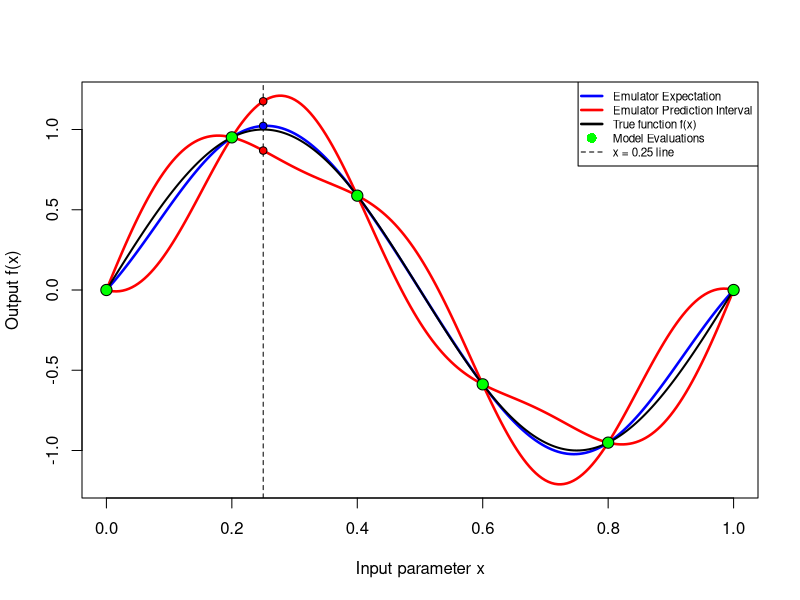
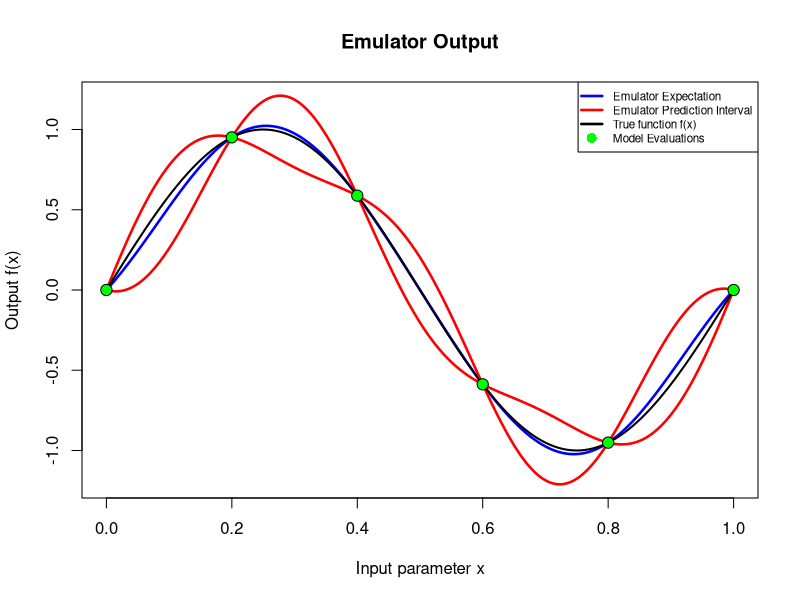
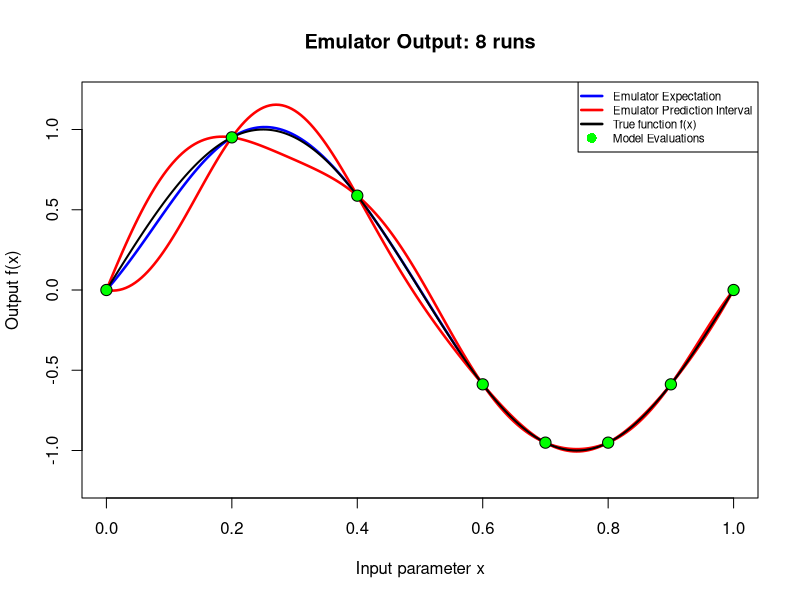
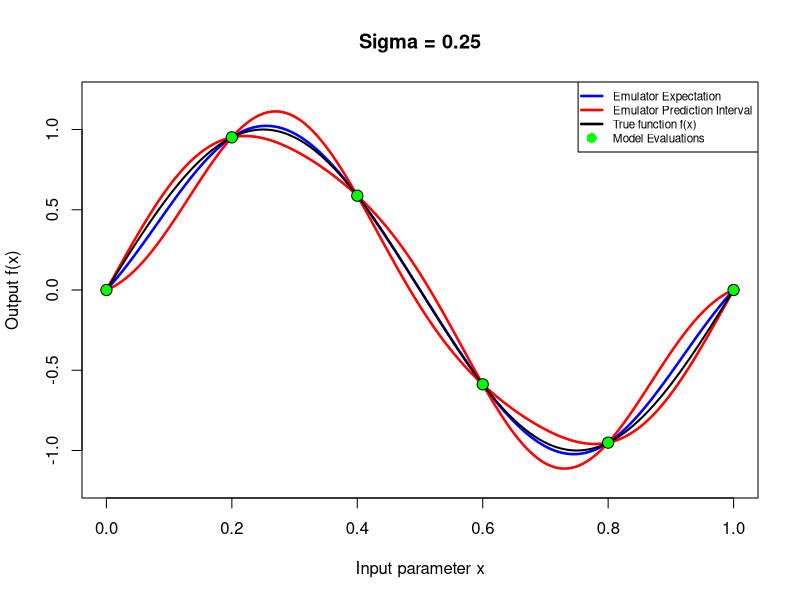
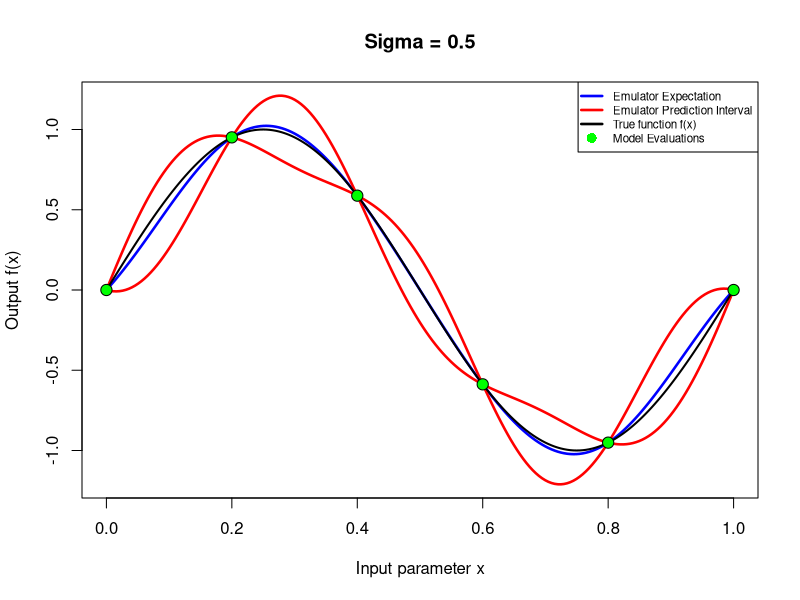
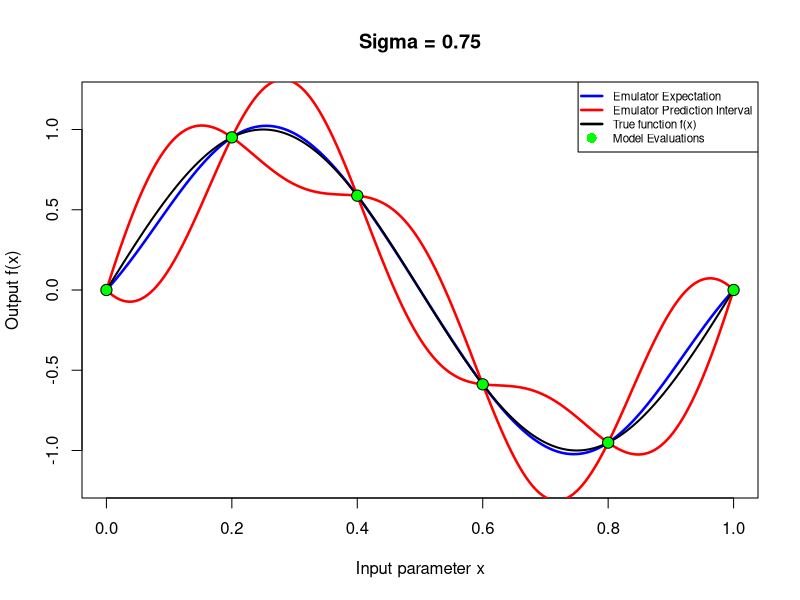
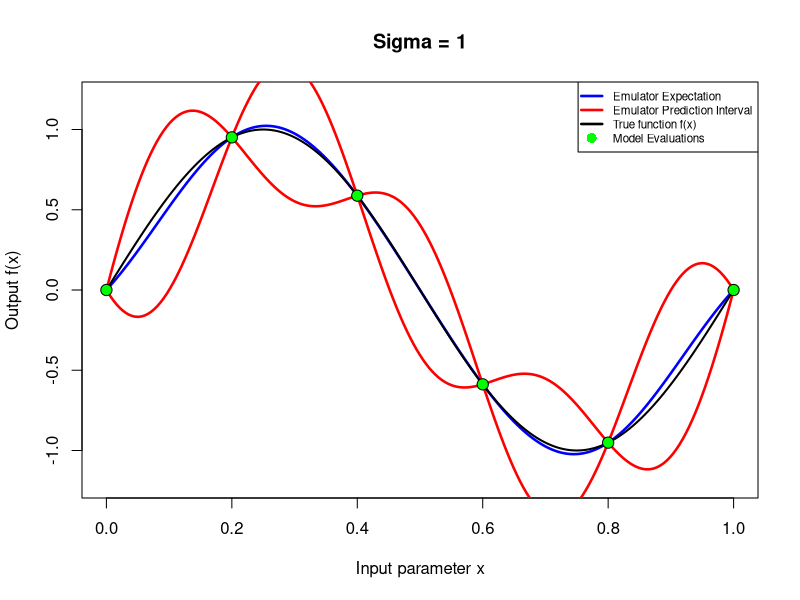
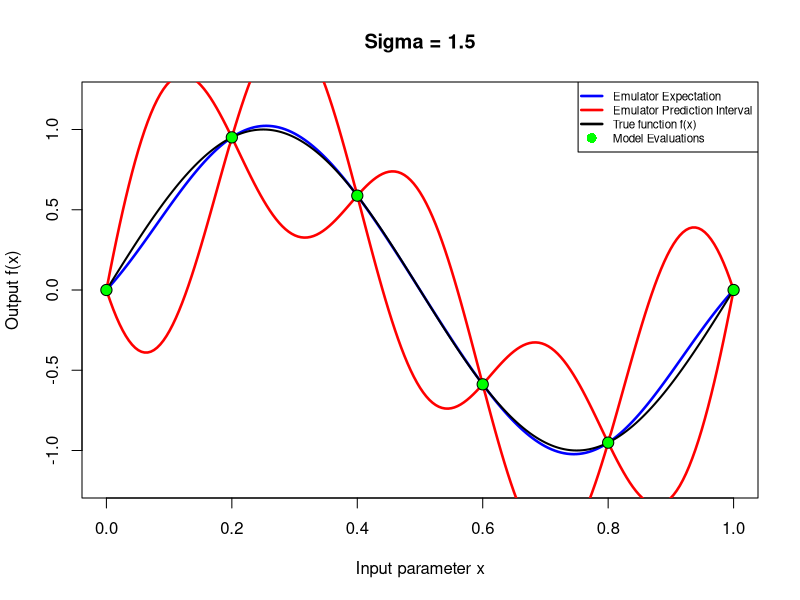

Generate these figures, in order, with R:
## 2. Creating an Emulator

# Defining the actual computer model / simulator
f <- function(x) sin(2*pi*x)

# Define the run locations
xD <- seq(0, 1, 0.2)
xD

# Perform 6 runs of model f and store as D
D <- f(xD)
D

n <- length(D)
n

# Define the Gaussian covariance structure of the emulator
theta <- 0.25     # correlation length
sigma <- 0.5      # prior standard deviation

Cov_fx_fxdash <- function(x, xdash) sigma^2 * exp(-(x-xdash)^2/theta^2)     # covariance structure

E_f = 0         # prior expectation

# Now we define the 5 objects required to perform the Bayes Linear adjustment
# Expectation of the runs D
E_D <- rep(E_f, n)
E_D

# Variance matrix for runs D
Var_D <- matrix(0, nrow=n, ncol=n)
for(i in 1:n) {
  for(j in 1:n) {
    Var_D[i, j] <- Cov_fx_fxdash(xD[i], xD[j])
  }
}
Var_D

# Expectation of f(x)
E_fx <- E_f
E_fx

# Variance of f(x)
Var_fx <- sigma^2
Var_fx

# Decide on the x value to evaluate the emulator at, then construct Cov[f(x), D] row vector
x <- 0.25

Cov_fx_D <- matrix(0, nrow=1, ncol=n)
for(j in 1:n){
  Cov_fx_D[1,j] <- Cov_fx_fxdash(x, xD[j])
}

# Now we can perform the Bayes Linear adjustment
# The BL adjusted expectation
ED_fx <- E_fx + Cov_fx_D %*% solve(Var_D) %*% (D - E_D)

# The BL adjusted variance
VarD_fx <- Var_fx - Cov_fx_D %*% solve(Var_D) %*% t(Cov_fx_D)



## 3. Emulating Many Points: Creating an Emulator Function

# Simple Bayes Linear emulator for a single input x
simple_BL_emulator_v1 <- function(x,              # the emulator prediction point
                                  xD,             # the run input locations xD
                                  D,              # the run outputs D = (f(x^1),...,f(x^n))
                                  theta = 1,      # the correlation lengths
                                  sigma = 1,      # the prior SD sigma sqrt(Var[f(x)])
                                  E_f = 0         # prior expectation of f: E(f(x)) = 0 
){
  
  # store length of runs D  
  n <- length(D)
  
  ### Define Covariance structure of f(x): Cov[f(x),f(xdash)] ###
  Cov_fx_fxdash <- function(x,xdash) sigma^2 * exp(-(x-xdash)^2/theta^2) 
  
  
  ### Define 5 objects needed for BL adjustment ###
  # Create E[D] vector
  E_D <- rep(E_f,n)
  
  # Create Var_D matrix:
  Var_D <- matrix(0,nrow=n,ncol=n)
  for(i in 1:n) for(j in 1:n) Var_D[i,j] <- Cov_fx_fxdash(xD[i],xD[j])
  
  # Create E[f(x)]
  E_fx <- E_f
  
  # Create Var_f(x) 
  Var_fx <- sigma^2
  
  # Create Cov_fx_D row vector
  Cov_fx_D <- matrix(0,nrow=1,ncol=n)
  for(j in 1:n) Cov_fx_D[1,j] <- Cov_fx_fxdash(x,xD[j])
  
  
  ### Perform Bayes Linear adjustment to find Adjusted Expectation and Variance of f(x) ###
  ED_fx   <-  E_fx + Cov_fx_D %*% solve(Var_D) %*% (D - E_D)   
  VarD_fx <-  Var_fx - Cov_fx_D %*% solve(Var_D) %*% t(Cov_fx_D)  
  
  ### return emulator expectation and variance ###
  return(c("ExpD_f(x)"=ED_fx,"VarD_f(x)"=VarD_fx))  
  
}

# Check that we get the same resutls as before
# Same 6 runs
xD <- seq(0, 1, 0.2)
D <- f(xD)

# Using the function at x=0.25
em_out_1pt <- simple_BL_emulator_v1(x=0.25, xD=xD, D=D, theta=0.25, sigma=0.5, E_f=0)
em_out_1pt

# Constructing a 3-sigma prediction interval
low1 <- em_out_1pt["ExpD_f(x)"] - 3*sqrt(em_out_1pt["VarD_f(x)"])
up1 <- em_out_1pt["ExpD_f(x)"] + 3*sqrt(em_out_1pt["VarD_f(x)"])
c(low1, up1, use.names=FALSE)     # Note true answer is in this interval

# Evaluating emulator over 201 prediction points
# New prediction points
xP <- seq(0.001, 0.999, len=201)

# Number of prediction points
nP <- length(xP)

# Set up matrix for results
em_out <- matrix(0, nrow=nP, ncol=2, dimnames=list(NULL, c("ExpD_f(x)","VarD_f(x)")))

# Filling in with adjusted expectations and variances
for(i in 1:nP) em_out[i,] <- simple_BL_emulator_v1(x=xP[i],xD=xD,D=D,theta=0.25,sigma=0.5,E_f=0)
head(em_out)  
  
 # Can do the same thing with sapply() function
em_out <- t(sapply(xP,simple_BL_emulator_v1,xD=xD,D=D,theta=0.25,sigma=0.5,E_f=0))  
head(em_out)  
  
  

## 4. Plotting the Emulator Output

# Plot the emulator output, uncommenting top and bottom lines will generate a pdf
# pdf(file="fig1A_sin_emulator.pdf",height=7,width=8.5)    # uncomment if you want a pdf file
plot(xP,em_out[,"ExpD_f(x)"],ylim=c(-1.2,1.2),ty="l",col="blue",lwd=2.5,xlab="Input parameter x",ylab="Output f(x)")
lines(xP,em_out[,"ExpD_f(x)"]+3*sqrt(em_out[,"VarD_f(x)"]),col="red",lwd=2.5)
lines(xP,em_out[,"ExpD_f(x)"]-3*sqrt(em_out[,"VarD_f(x)"]),col="red",lwd=2.5)

# Plot true function: we would not normally be able to do this! ###
lines(xP,f(xP),lwd=2,lty=1)

# Plot expectation and prediction interval points at x=0.25 ###
abline(v=0.25,lty=2)
points(0.25,em_out_1pt["ExpD_f(x)"],col=1,bg="blue",pch=21)
points(c(0.25,0.25),c(low1,up1),col=1,bg="red",pch=21)

# Plot the runs 
points(xD,D,pch=21,col=1,bg="green",cex=1.5)

# Add a legend to label everything 
legend('topright',legend=c("Emulator Expectation","Emulator Prediction Interval",
                           "True function f(x)","Model Evaluations","x = 0.25 line"),
       lty=c(1,1,1,NA,2),pch=c(NA,NA,NA,16,NA),col=c("blue","red",1,"green",1),
       lwd=c(2.5,2.5,2.5,2.5,1),pt.cex=1.3, cex=0.7)
# dev.off()       # uncomment if you want to make a pdf file

# Function to plot simple emulator output
plot_BL_emulator_V1 <- function(
    em_out,         # a nP x 2 matrix of emulator outputs
    xP,             # vector of nP inputs where emulator evaluated
    xD,             # the run input locations
    D,              # the run outputs D = (f(x^1),...,f(x^n))
    maintitle=NULL, # title of the plot, blank if NULL
    cex=0.7
){

  # Plot emulator output 
  plot(xP,em_out[,"ExpD_f(x)"],ylim=c(-1.2,1.2),ty="l",col="blue",lwd=2.5,
       xlab="Input parameter x",ylab="Output f(x)",main=maintitle) 
  lines(xP,em_out[,"ExpD_f(x)"]+3*sqrt(em_out[,"VarD_f(x)"]),col="red",lwd=2.5)
  lines(xP,em_out[,"ExpD_f(x)"]-3*sqrt(em_out[,"VarD_f(x)"]),col="red",lwd=2.5)
  
  # Plot true function: we would not normally be able to do this!
  lines(xP,f(xP),lwd=2,lty=1)
  
  ### Plot the runs 
  points(xD,D,pch=21,col=1,bg="green",cex=1.5)
  legend('topright',legend=c("Emulator Expectation","Emulator Prediction Interval",
                             "True function f(x)","Model Evaluations"),
         lty=c(1,1,1,NA),pch=c(NA,NA,NA,16),col=c("blue","red",1,"green"),lwd=2.5,pt.cex=1.3, cex=0.7)
}

par(mfrow=c(1,1))
# Checking it works as expected
plot_BL_emulator_V1(em_out=em_out,xP=xP,xD=xD,D=D,maintitle="Emulator Output")



## 5. Exploring Emulator Behaviour

# Add 2 more runs
# Define run locations 
xD <- c(seq(0,1,0.2),0.7,0.9)    # original 6 runs and two extra runs at x=0.7 and x=0.9

# Perform 8 runs of model and store as D 
D <- f(xD)

# Evaluate emulator over 201 prediction points xP 
em_out <- t(sapply(xP,simple_BL_emulator_v1,xD=xD,D=D,theta=0.25,sigma=0.5,E_f=0))  

# Plot emulator output 
plot_BL_emulator_V1(em_out=em_out,xP=xP,xD=xD,D=D,maintitle="Emulator Output: 8 runs")


# Back to 6 runs
# Define run locations 
xD <- seq(0,1,0.2)    # original 6 runs

# Perform 6 runs of model and store as D 
D <- f(xD)

# Testing the effect of varying sigma
# Make sequence of sigma values to use for emulation 
sigma_seq <- c(0.25,0.5,0.75,1,1.5)

# For loop over different sigma values in sigma_seq 
for(i in 1:length(sigma_seq)){
  # Evaluate emulator over 201 prediction points xP with sigma=sigma_seq[i] 
  em_out <- t(sapply(xP,simple_BL_emulator_v1,xD=xD,D=D,theta=0.25,sigma=sigma_seq[i],E_f=0))
  
  # Plot emulator output in each case, note use of "paste" for plot title 
  plot_BL_emulator_V1(em_out=em_out,xP=xP,xD=xD,D=D,maintitle=paste("Sigma =",sigma_seq[i]))
}


## 5.1 Investigate the affect of varying correlation length parameter theta
# Sequence of theta values to use for emulation
theta_seq <- c(0.0005, 0.05, 0.2, 0.5, 1)

# For loop over different theta values in sigma_seq 
for(i in 1:length(theta_seq)){
  # Evaluate emulator over 201 prediction points xP with sigma=sigma_seq[i] 
  em_out <- t(sapply(xP,simple_BL_emulator_v1,xD=xD,D=D,theta=theta_seq[i],sigma=0.5,E_f=0))
  
  # Plot emulator output in each case, note use of "paste" for plot title 
  plot_BL_emulator_V1(em_out=em_out,xP=xP,xD=xD,D=D,maintitle=paste("Theta =",theta_seq[i]))
}


## 5.2 Explore different locations for the 6 runs
# Define a function based off the sequence of initial run locations
location_variation <- function(xD){
  # Perform 6 runs of model and store as D 
  D <- f(xD)
  
  # Evaluate emulator over 201 prediction points xP 
  em_out <- t(sapply(xP,simple_BL_emulator_v1,xD=xD,D=D,theta=0.25,sigma=0.5,E_f=0))  
  
  # Plot emulator output 
  plot_BL_emulator_V1(em_out=em_out,xP=xP,xD=xD,D=D,maintitle="Emulator Output: 8 runs")
  
}

# Try the emulator for different initials runs
location_variation(c(0.4,0.1,0.2,0.8,0.9,0.6))
